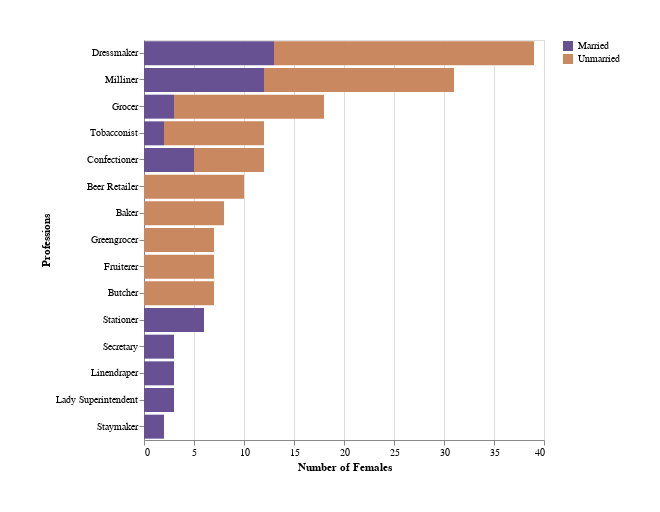

This figure's Vega-Lite source:
### Vega-Lite specification from a JSON file in a GitHub repository (floating-point values rounded to 4 significant figures)
{"$schema": "https://vega.github.io/schema/vega-lite/v4.json", "description:": "A stcked bar chart, showing the top Female professions for married (Mrs.) and unmarried (Miss.) women.", "width": 400, "height": 400, "padding": 40, "data": {"values": [{"profession": "Dressmaker", "value": 26, "married": 0}, {"profession": "Milliner", "value": 19, "married": 0}, {"profession": "Grocer", "value": 15, "married": 0}, {"profession": "Tobacconist", "value": 10, "married": 0}, {"profession": "Beer Retailer", "value": 10, "married": 0}, {"profession": "Baker", "value": 8, "married": 0}, {"profession": "Greengrocer", "value": 7, "married": 0}, {"profession": "Fruiterer", "value": 7, "married": 0}, {"profession": "Confectioner", "value": 7, "married": 0}, {"profession": "Butcher", "value": 7, "married": 0}, {"profession": "Dressmaker", "value": 13, "married": 1}, {"profession": "Milliner", "value": 12, "married": 1}, {"profession": "Stationer", "value": 6, "married": 1}, {"profession": "Confectioner", "value": 5, "married": 1}, {"profession": "Secretary", "value": 3, "married": 1}, {"profession": "Linendraper", "value": 3, "married": 1}, {"profession": "Lady Superintendent", "value": 3, "married": 1}, {"profession": "Grocer", "value": 3, "married": 1}, {"profession": "Tobacconist", "value": 2, "married": 1}, {"profession": "Staymaker", "value": 2, "married": 1}]}, "transform": [{"calculate": "datum.married == 1 ? 'Married' : 'Unmarried'", "as": "legend"}], "mark": "bar", "encoding": {"x": {"field": "value", "type": "quantitative", "title": "Number of Females"}, "y": {"field": "profession", "type": "nominal", "title": "Professions", "sort": "-x"}, "color": {"field": "legend", "type": "nominal", "scale": {"range": ["#675193", "#ca8861"]}, "title": null}}}
